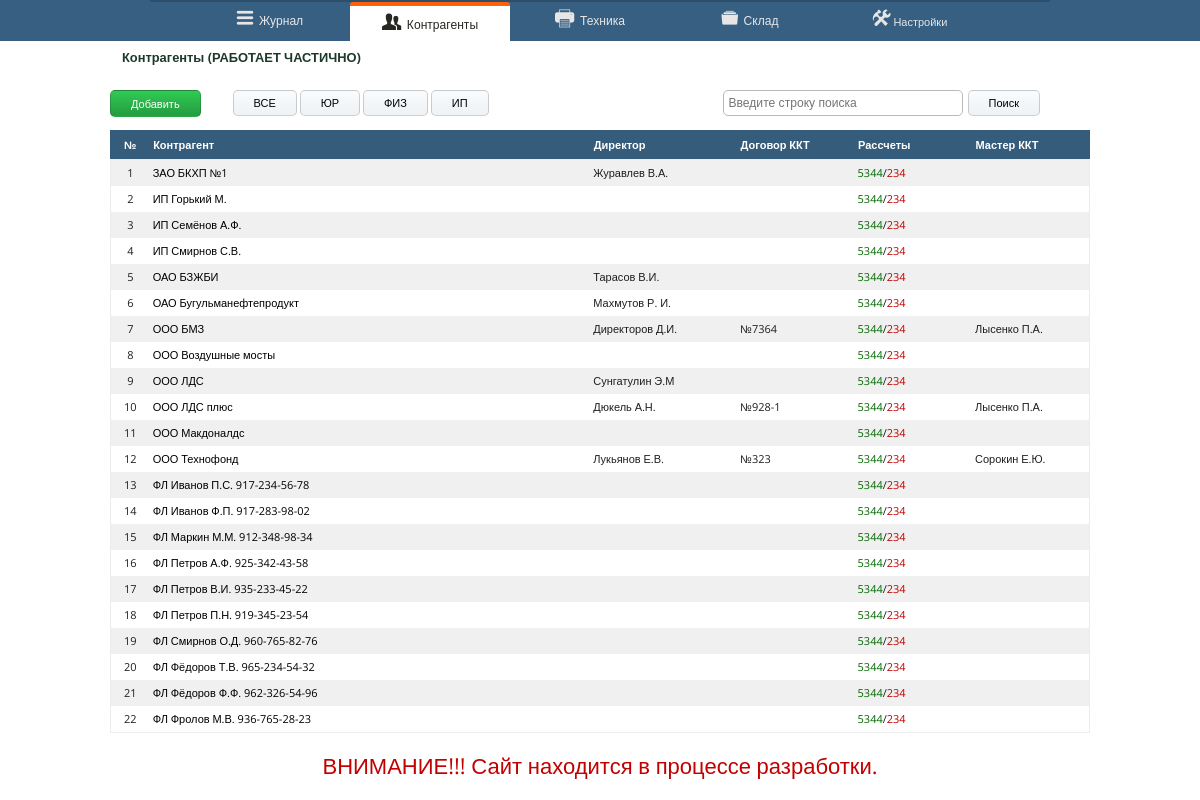
Page /?page=client on the committed database.
### tables this page shows
CREATE TABLE `client` (
  `clid` int(11) NOT NULL AUTO_INCREMENT,
  `clname` varchar(255) DEFAULT NULL,
  `shortname` varchar(45) DEFAULT NULL,
  `inn` varchar(45) DEFAULT NULL,
  `kpp` varchar(45) DEFAULT NULL,
  `adress` varchar(45) DEFAULT NULL,
  `telephone` varchar(45) DEFAULT NULL,
  `director` varchar(45) DEFAULT NULL,
  `contract` varchar(45) DEFAULT NULL,
  `master` varchar(45) DEFAULT NULL,
  `opf` varchar(45) DEFAULT NULL,
  PRIMARY KEY (`clid`)
);

### index.php (called while the page is built, shortened)
<?php
include_once ('layout/clienteditget.php');
include_once ('layout/header.php');
include_once("layout/$page.php");
include_once('layout/footer.php');
?>

### layout/client.php (the view, shortened to what this page needs)
<div class="container">
    <div id="content">
       <div class="row40">
       <?php include ('layout/toolbar_client.php') ?>
       <?php include ('layout/search.php') ?>
       </div>
        <table>
                <tr>
                    <th class="table-td-num">№</th>
                    <th class="table-td-client">Контрагент</th>
                    <th class="table-td-director">Директор</th>
                    <th class="table-td-contract">Договор ККТ</th>
                    <th class="table-td-payment">Рассчеты</th>
                    <th class="table-td-master">Мастер ККТ</th>
                </tr>
        </table>
        <div class="tabl">
            <table>
                <?php
                $query  = "SELECT * FROM client ";
                $query .= "WHERE ";
                $query .= "shortname ";
                $query .= "LIKE '%$search%' ";
                $query .= " OR ";
                $query .= "clname ";
                $query .= "LIKE '%$search%' ";
                $query .= " OR ";
                $query .= "adress ";
                $query .= "LIKE '%$search%' ";
                $query .= " OR ";
                $query .= "telephone ";
                $query .= "LIKE '%$search%' ";
                $query .= " OR ";
                $query .= "director ";
                $query .= "LIKE '%$search%' ";
                $query .= " OR ";
                $query .= "opf ";
                $query .= "LIKE '%$search%' ";
                $query .= " OR ";
                $query .= "inn ";
                $query .= "LIKE '%$search%' ";
                $query .= " OR ";
                $query .= "kpp ";
                $query .= "LIKE '%$search%' ";
                $query .= " OR ";
                $query .= "contract ";
                $query .= "LIKE '%$search%' ";
                $query .= " OR ";
                $query .= "master ";
                $query .= "LIKE '%$search%' ";
                $query .= "ORDER BY  opf, shortname";
                if ($stmt = $mysqli->prepare($query)){
                    $stmt->execute();
                    $stmt->bind_result($id,$name,$shortname,$inn,$kpp,$adress,$telephone,$director,$contract,$master,$opf);
                    $i=0;
                    while ($stmt->fetch()){
                        $i++;
                        echo "<tr>\n";
                        echo "<td class='table-td-num text-h-center'>{$i}</td>\n";
                        if ($opf == 'ФЛ'){
                            echo "<td class='table-td-client'>\n<div class='fill'>\n<a href='?page=clientedit&clid=$id'>$opf $shortname $telephone</a></div>\n";
                        }else{
                            echo "<td class='table-td-client'>\n<div class='fill'>\n<a href='?page=clientedit&clid=$id'>$opf $shortname</a></div>\n";
                        }
                        echo "</td>\n";
                        echo "<td class='table-td-director'>$director</td>\n";
                        echo "<td class='table-td-contract'>$contract</td>\n";
                        echo "<td class='table-td-payment'>\n<span class='good'>5344</span>/<span class='bad'>234</span>\n</td>\n";
                        echo "<td class='table-td-master'>$master</td>\n";
                        echo "</tr>\n";
                    }}?>
            </table>
        </div>
    </div>
</div>

### css/form.css (style rules this page uses)
html { height: 100%; }
a { padding: 0; margin: 0; }
body { width: 100%; color: #1F1F1F; font-family: 'Open Sans', sans-serif; font-size: 11px; margin: 0; padding: 0; }
table { font-size: 100%; }
table tr { background-color: #fff ; }
table tr:nth-child(1n) { background-color: #F0F0F0 ; }
table tr:nth-child(2n) { background-color: #FFF ; }
.fill { width: 100%; height: 100%; padding: 0; margin: 0; }
a { text-decoration: none; color: #000 }
.row40 { width: 100%; height: 40px; }
.table-td-num, .table-td-status, .table-td-check, .table-td-place { width: 4%; }
.table-td-client, .table-td-work { text-align: left; }
.table-td-director, .table-td-object, .table-td-reason { text-align: left; width: 15%; }
.table-td-contract, .table-td-payment, .table-td-master, .table-td-price, .table-td-summ, .table-td-date { width: 12%; text-align: left; }
.text-h-center { text-align: center; }
.tabl { width: 100%; height: 75vh; overflow-y: auto; }
table { vertical-align: top; border: 1px solid #eaecef; border-collapse: collapse; padding: 20px; width: 100%; }
table th { background-color: #355C7B; color: #fff; padding: 6px 3px; border-top: 1px solid #355C7B ; border-left: 1px solid #355C7B ; border-bottom: 1px solid #355C7B; }
table th:last-child { border-right: 1px solid #355C7B ; }
table td { padding: 3px 3px; line-height: 20px; }
.container { width: 980px; margin: auto; }
#content { display: block; margin-top: 90px; width: 100%; }
.good { color: #026A00; }
.bad { color: #BE0300; }

### rows in the picture
client: opf "ЗАО", shortname "БКХП №1", director "Журавлев В.А."
client: opf "ИП", shortname "Горький М."
client: opf "ИП", shortname "Семёнов А.Ф."
client: opf "ИП", shortname "Смирнов С.В."
client: opf "ОАО", shortname "БЗЖБИ", director "Тарасов В.И."
client: opf "ОАО", shortname "Бугульманефтепродукт", director "Махмутов Р. И."
client: opf "ООО", shortname "БМЗ", director "Директоров Д.И.", contract "№7364", master "Лысенко П.А."
client: opf "ООО", shortname "Воздушные мосты"
client: opf "ООО", shortname "ЛДС", director "Сунгатулин Э.М"
client: opf "ООО", shortname "ЛДС плюс", director "Дюкель А.Н.", contract "№928-1", master "Лысенко П.А."
client: opf "ООО", shortname "Макдоналдс"
client: opf "ООО", shortname "Технофонд", director "Лукьянов Е.В.", contract "№323", master "Сорокин Е.Ю."
client: opf "ФЛ", shortname "Иванов П.С.", telephone "917-234-56-78"
client: opf "ФЛ", shortname "Иванов Ф.П.", telephone "917-283-98-02"
client: opf "ФЛ", shortname "Маркин М.М.", telephone "912-348-98-34"
client: opf "ФЛ", shortname "Петров А.Ф.", telephone "925-342-43-58"
client: opf "ФЛ", shortname "Петров В.И.", telephone "935-233-45-22"
client: opf "ФЛ", shortname "Петров П.Н.", telephone "919-345-23-54"
client: opf "ФЛ", shortname "Смирнов О.Д.", telephone "960-765-82-76"
client: opf "ФЛ", shortname "Фёдоров Т.В.", telephone "965-234-54-32"
client: opf "ФЛ", shortname "Фёдоров Ф.Ф.", telephone "962-326-54-96"
client: opf "ФЛ", shortname "Фролов М.В.", telephone "936-765-28-23"

### other values in the picture
$page_title "Контрагенты (РАБОТАЕТ ЧАСТИЧНО)"
